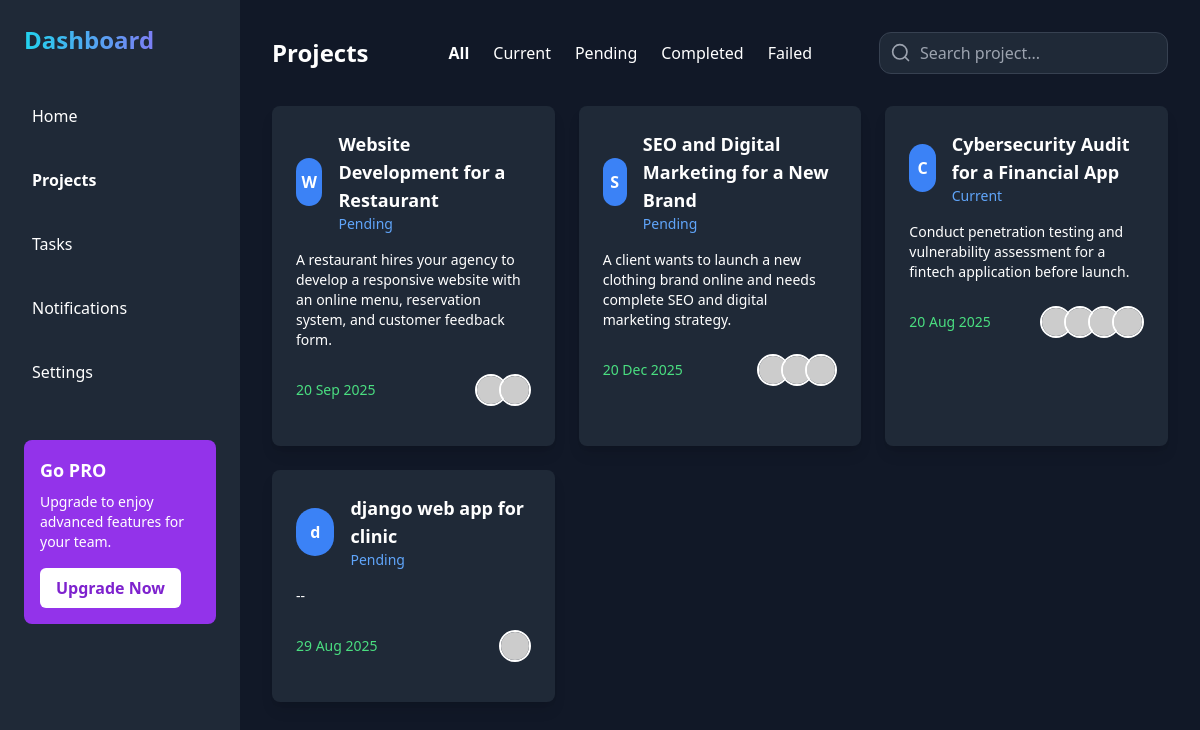
The page /project/project/ (signed in) on the database as committed earlier.
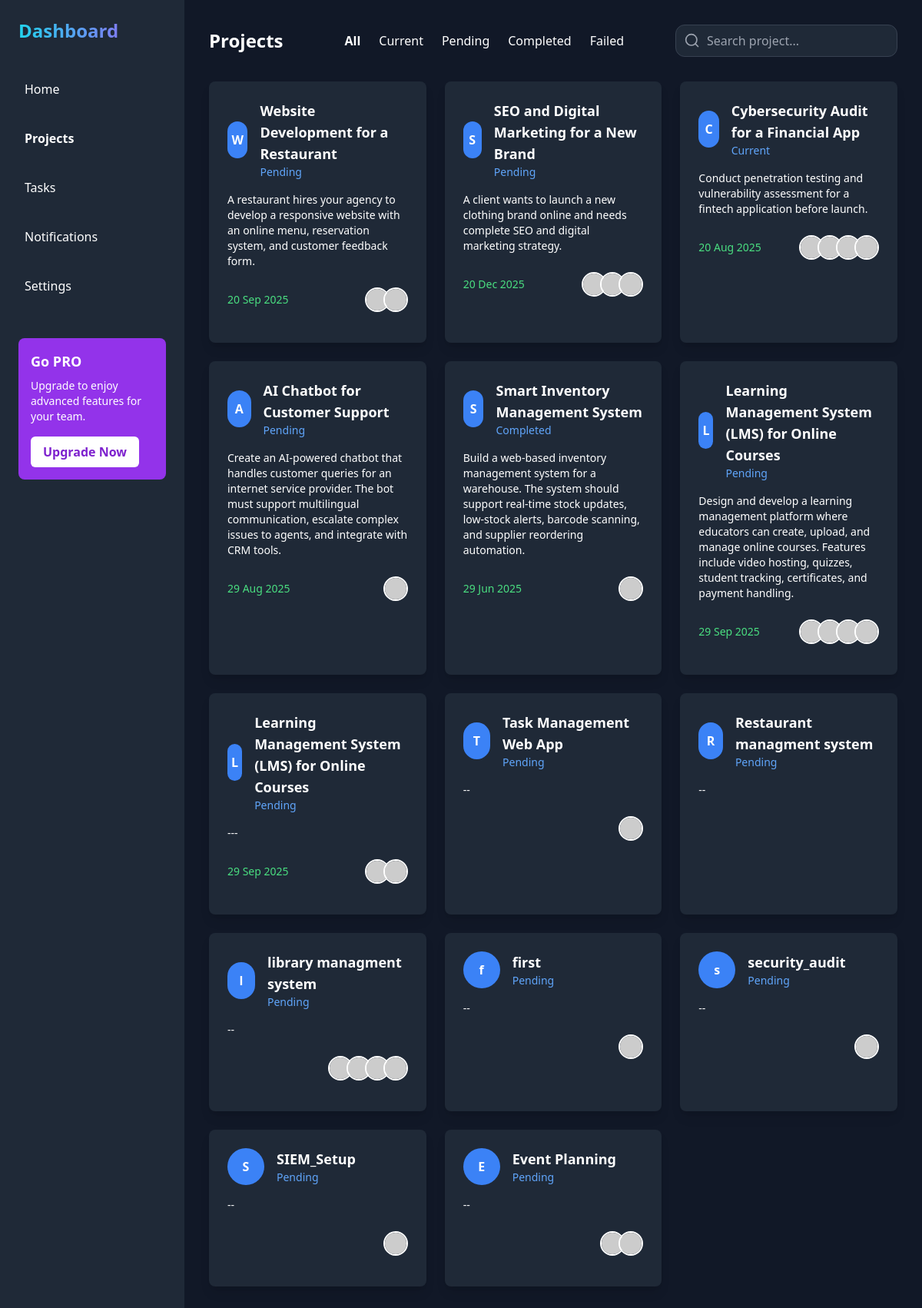
The same page on the database as committed later.
### project/models.py (models this page shows, shortened)
class Project(models.Model):
    STATUS_CHOICES = [
        ('pending', 'Pending'),
        ('current', 'Current'),
        ('completed', 'Completed'),
        ('failed', 'Failed'),
    ]
    title = models.CharField(max_length=200)
    description = models.TextField(blank=True, null=True)
    status = models.CharField(max_length=20, choices=STATUS_CHOICES, default='pending')
    start_date = models.DateField(null=True, blank=True)
    end_date = models.DateField(null=True, blank=True)
    due_date = models.DateField(null=True, blank=True)
    assigned_users = models.ManyToManyField(
        settings.AUTH_USER_MODEL,
        blank=True,
        related_name='project_assigned_users'  # ✅ Unique related name
    )

### users/models.py (models this page shows, shortened)
class CustomUser(AbstractUser):
    user_id = models.AutoField(primary_key=True)
    preference_field_1 = models.CharField(max_length=100, blank=True, null=True)
    preference_field_2 = models.CharField(max_length=100, blank=True, null=True)
    created_at = models.DateTimeField(auto_now_add=True)
    updated_at = models.DateTimeField(auto_now=True)
    email = models.EmailField(unique=True)
    notifications_enabled = models.BooleanField(default=True)
    expertise = models.CharField(max_length=255, blank=True, null=True)
    ROLE_CHOICES = (
        ('admin', 'Admin'),
        ('manager', 'Project Manager'),
        ('user', 'User'),
    )
    role = models.CharField(max_length=20, choices=ROLE_CHOICES, default='user')
    USERNAME_FIELD = 'username'
    REQUIRED_FIELDS = ['email']
    objects = CustomUserManager()

### project/views.py (the view)
# urls.py: path('project/', views.project_list, name='project_list'),
@login_required
def project_list(request):
    update_expired_projects()
    update_pending_projects()
    status_filter = request.GET.get('status')
    if status_filter in ['pending', 'current', 'completed', 'failed']:
        projects = Project.objects.filter(status=status_filter)
    else:
        projects = Project.objects.all()
    return render(request, 'project/project_tab.html', {'projects': projects})

### project/utils.py (called while the page is built)
def update_expired_projects():
    today = timezone.now().date()
    expired_projects = Project.objects.filter(end_date__lt=today).exclude(status__in=['completed', 'failed'])
    for project in expired_projects:
        project.status = 'failed'
        project.save()

def update_pending_projects():
    today = timezone.now().date()
    projects = Project.objects.filter(start_date__gt=today).exclude(status='pending')
    for project in projects:
        project.status = 'pending'
        project.save()

### project/templates/project/project_tab.html (shortened to what this page needs)
{% load static %}
<!DOCTYPE html>
<html lang="en">
<head>
    <script src="https://cdn.tailwindcss.com"></script>
    <link rel="stylesheet" href="{% static 'css/project_tab.css' %}">
</head>
<body class="bg-gray-900 text-white font-sans">
<div class="flex h-screen">
    <aside class="bg-gray-800 text-white w-1/5 p-6 flex flex-col justify-between">
        <div>
            <h1 class="text-2xl font-bold mb-10 bg-gradient-to-r from-cyan-400 to-purple-500 text-transparent bg-clip-text">Dashboard</h1>
            <nav>
                <ul class="space-y-6">
                    <li><a href="{% url 'data:dashboard' %}" class="block hover:bg-purple-800 p-2 rounded-md">Home</a></li>
                    <li><a href="{% url 'project:project_tab' %}" class="block hover:bg-purple-800 p-2 rounded-md font-semibold">Projects</a></li>
                    <li><a href="{% url 'tasks:tasks_tab' %}" class="block hover:bg-purple-800 p-2 rounded-md">Tasks</a></li>
                    <li><a href="{% url 'notification:notification' %}" class="flex items-center space-x-4 hover:bg-purple-800 p-2 rounded-md"><span>Notifications</span></a></li>
                    <li><a href="{% url 'users:settings' %}" class="block hover:bg-purple-800 p-2 rounded-md">Settings</a></li>
                </ul>
            </nav>
            <div class="bg-purple-600 p-4 rounded-lg mt-12">
                <h3 class="font-bold text-lg">Go PRO</h3>
                <p class="text-sm mt-2">Upgrade to enjoy advanced features for your team.</p>
                <button class="bg-white text-purple-700 px-4 py-2 mt-4 rounded-md font-semibold">Upgrade Now</button>
            </div>
        </div>
    </aside>
    <div class="w-4/5 p-8 overflow-y-auto">
        <div class="flex justify-between items-center mb-8 flex-wrap gap-4">
            <div class="flex items-center space-x-20">
                <h1 class="text-2xl font-bold">Projects</h1>
                <div class="flex space-x-6">
                    <a href="{% url 'project:project_tab' %}?status=all"><button class="text-white font-bold">All</button></a>
                    <a href="{% url 'project:project_tab' %}?status=current"><button class="text-white hover:text-purple-500">Current</button></a>
                    <a href="{% url 'project:project_tab' %}?status=pending"><button class="text-white hover:text-purple-500">Pending</button></a>
                    <a href="{% url 'project:project_tab' %}?status=completed"><button class="text-white hover:text-purple-500">Completed</button></a>
                    <a href="{% url 'project:project_tab' %}?status=failed"><button class="text-white hover:text-purple-500">Failed</button></a>
                </div>
            </div>
            <div class="flex items-center gap-4">
                <form method="get" action="" class="relative max-w-xs w-full">
                    <input
                        type="text"
                        name="search"
                        value="{{ request.GET.search }}"
                        placeholder="Search project..."
                        class="w-full border border-gray-700 bg-gray-800 text-white rounded-xl pl-10 pr-4 py-2 focus:outline-none focus:ring-2 focus:ring-purple-500"
                    />
                    <div class="absolute inset-y-0 left-0 flex items-center pl-3 pointer-events-none">
                    </div>
                </form>
            </div>
        </div>
        <div class="grid grid-cols-3 gap-6">
            {% if projects %}
                {% for project in projects %}
                <div class="card bg-gray-800 p-6 rounded-lg shadow-lg hover:shadow-xl">
                    <div class="flex items-center mb-4">
                        <div class="h-12 w-12 rounded-full bg-blue-500 flex items-center justify-center text-white font-bold mr-4">
                            {{ project.title|slice:":1" }}
                        </div>
                        <div>
                            <h3 class="font-semibold text-lg">{{ project.title }}</h3>
                            <p class="text-blue-400 text-sm capitalize">{{ project.get_status_display }}</p>
                        </div>
                    </div>
                    <p class="text-sm text-white-600 mb-6">{{ project.description|default:"No description" }}</p>
                    <div class="flex items-center justify-between mb-4">
                        <p class="text-green-400 text-sm">{{ project.end_date|date:"d M Y" }}</p>
                        <div class="flex -space-x-2">
                            {% for user in project.assigned_users.all %}
                                <img src="https://via.placeholder.com/40" alt="{{ user.username }}" class="w-8 h-8 rounded-full border-2 border-white">
                            {% endfor %}
                        </div>
                    </div>
                </div>
                {% endfor %}
            {% else %}
                <p class="text-white text-lg">No projects found for this filter.</p>
            {% endif %}
        </div>
    </div>
</div>
</body>
</html>

Rows that differ between the two databases and show on the page:
removed Project: title "d", title "django web app for clinic", status "Pending", description "--", end_date "29 Aug 2025"
added Project: title "A", title "AI Chatbot for Customer Support", status "Pending", description "Create an AI-powered chatbot that handles customer queries for an internet service provider. The bot must support multilingual communication, escalate complex issues to agents, and integrate with CRM tools.", end_date "29 Aug 2025"
added Project: title "S", title "Smart Inventory Management System", status "Completed", description "Build a web-based inventory management system for a warehouse. The system should support real-time stock updates, low-stock alerts, barcode scanning, and supplier reordering automation.", end_date "29 Jun 2025"
added Project: title "L", title "Learning Management System (LMS) for Online Courses", status "Pending", description "Design and develop a learning management platform where educators can create, upload, and manage online courses. Features include video hosting, quizzes, student tracking, certificates, and payment handling.", end_date "29 Sep 2025"
added Project: title "L", title "Learning Management System (LMS) for Online Courses", status "Pending", description "---", end_date "29 Sep 2025"
added Project: title "T", title "Task Management Web App", status "Pending", description "--"
added Project: title "R", title "Restaurant managment system", status "Pending", description "--"
added Project: title "l", title "library managment system", status "Pending", description "--"
added Project: title "f", title "first", status "Pending", description "--"
added Project: title "s", title "security_audit", status "Pending", description "--"
added Project: title "S", title "SIEM_Setup", status "Pending", description "--"
added Project: title "E", title "Event Planning", status "Pending", description "--"
